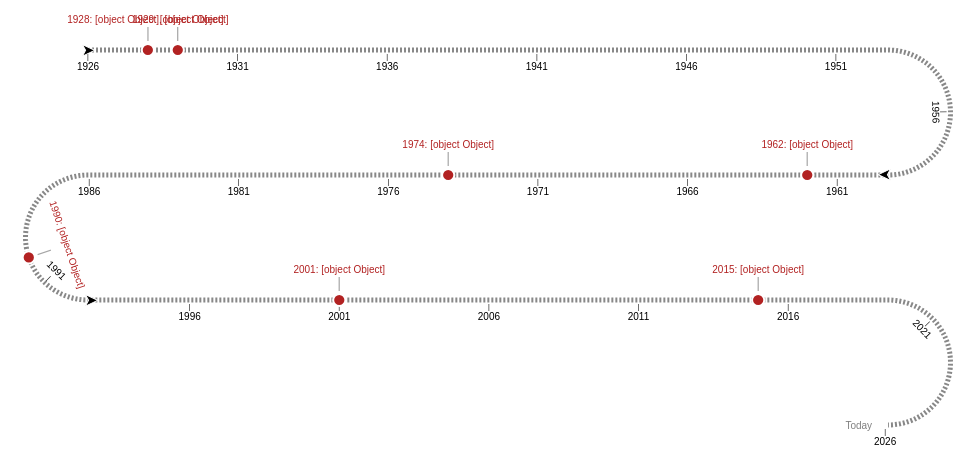

Write the Vega-Lite specification saved for this chart.
### Vega specification from a JSON file in a GitHub repository (floating-point values rounded to 4 significant figures)
{"$schema": "https://vega.github.io/schema/vega/v5.json", "description": "a serpentine timeline. The serpentine shape can be an option for instances where an oblong canvas is not ideal. The shape can be customized using many of the signals below. Input bindings have been included for demonstration purposes", "background": "white", "padding": 15, "width": 800, "signals": [{"name": "width", "init": "width", "bind": {"name": "straight width", "input": "range", "min": 0, "max": 2000, "step": 1}, "on": [{"events": [{"signal": "annotations"}], "update": "width+1"}, {"events": [{"signal": "annotations"}], "update": "width-1"}, {"events": [{"signal": "mO"}], "update": "width+1"}, {"events": [{"signal": "mO"}], "update": "width-1"}, {"events": [{"signal": "tLO"}], "update": "width+1"}, {"events": [{"signal": "tLO"}], "update": "width-1"}, {"events": [{"signal": "sN"}], "update": "width+1"}, {"events": [{"signal": "sN"}], "update": "width-1"}, {"events": [{"signal": "mO"}], "update": "height+1"}, {"events": [{"signal": "mO"}], "update": "height-1"}, {"events": [{"signal": "tLO"}], "update": "height+1"}, {"events": [{"signal": "tLO"}], "update": "height-1"}]}, {"name": "sH", "description": "serpentine: diameter of arcs", "value": 125, "bind": {"name": "arc diameter", "input": "range", "min": 25, "max": 400, "step": 1}}, {"name": "labelsOnHover", "description": "milestone: show labels on hover only", "value": false, "bind": {"name": "hover labels", "input": "checkbox"}}, {"name": "sN", "description": "serpentine: number of arcs", "value": 2.2, "bind": {"name": "# of arcs", "input": "range", "min": 0, "max": 20, "step": 0.01}}, {"name": "tC", "description": "ticks: number of axis ticks to display on the timeline", "value": 21, "bind": {"name": "tick count", "input": "range", "min": 0, "max": 100, "step": 1}}, {"name": "tLO", "description": "ticks: the offset for the tick labels", "value": 8}, {"name": "mO", "description": "milestone: the offset for the milestone markers", "value": 35, "bind": {"name": "milestone offset", "input": "range", "min": 0, "max": 50, "step": 0.5}}, {"name": "sR0P", "description": "serpentine: percentage of width of canvas for the start of the timeline", "value": 0, "bind": {"name": "timeline x0 %", "input": "range", "min": 0, "max": 1, "step": 0.01}}, {"name": "sLP", "description": "serpentine: percentage of total length of canvas for the end of the timeline", "value": 1, "bind": {"name": "timeline len %", "input": "range", "min": 0, "max": 1, "step": 0.01}}, {"name": "annotationStart", "value": "", "bind": {"name": "start annotation", "input": "text"}}, {"name": "annotationEnd", "value": "Today", "bind": {"name": "end annotation", "input": "text"}}, {"name": "includeArrows", "value": true, "bind": {"name": "include arrows", "input": "checkbox"}}, {"name": "sT", "description": "serpentine: thicknes of the line", "value": 5, "bind": {"name": "line thickness", "input": "range", "min": 1, "max": 10, "step": 0.5}}, {"name": "domain", "init": "[year(now())-100, year(now())]", "description": "serpentine: manually set the domain extent for the timeline, otherwise set to null to have the domain calculated for you"}, {"name": "sRange", "description": "serpentine: range for the serpentine scale", "update": "[sR0P*width,sL*sLP]"}, {"name": "annotations", "description": "serpentine: annotations that appear at the start and end of the timeline", "update": "{start: (isValid(annotationStart) ? annotationStart : ''), end: (isValid(annotationEnd) ? annotationEnd : '')}"}, {"name": "sD", "update": "[2, 2]", "description": "serpentine: dash array for the serpentine line"}, {"name": "reverse", "description": "serpentine: boolean to indicate whether the scale for the timeline should be reversed", "value": false}, {"name": "sPct", "description": "serpentine: percentage of width for the straight portions of the timeline", "value": 1, "update": "sPct < 0.25 ? 0 : sPct < 0.75 ? 0.5 : 1"}, {"name": "sW", "description": "serpentine: horizontal length of straight segments", "update": "sPct*width"}, {"name": "sL", "description": "serpentine: total length of line", "update": "(sN+1)*sW+(sN)*sH*PI/2"}, {"name": "sA", "description": "serpentine: length of an arc segment", "update": "(sH*PI/2)"}, {"name": "sWsA", "description": "serpentine: length of a line + arc segment", "update": "(sW + sH*PI/2)"}, {"name": "sDomain", "description": "serpentine: domain for the serpentine scale", "init": "domain ? domain : [+extent(pluck(data('dataset'), 'domain'))[0], +extent(pluck(data('dataset'), 'domain'))[1]]"}, {"name": "hoverFocus", "value": 0, "on": [{"events": {"type": "mouseover"}, "update": "isValid(datum) && isValid(isValid(datum['domain'])) ? datum : null"}, {"events": {"type": "mouseout"}, "update": "null"}]}, {"name": "height", "description": "calculated height", "update": "extent(pluck(data('serpentine'), 'y'))[1]"}], "scales": [{"name": "sS1", "type": "linear", "zero": false, "reverse": {"signal": "reverse"}, "domain": {"signal": "sDomain"}, "range": {"signal": "sRange"}}, {"name": "footerY", "type": "band", "domain": {"data": "footer", "field": "id"}, "range": [{"signal": "height+60"}, {"signal": "height+60+length(data('footer'))*11"}]}], "marks": [{"name": "axis_group", "description": "group containing all the axis marks - annotations, domain, arrow indicators, tick lines, tick labels on straightaways, tick labels on arcs", "type": "group", "marks": [{"name": "annotations", "description": "Text marks that appear at the start and end of the timeline. Configured using the 'annotations' signal", "from": {"data": "domain_extent"}, "on": [{"trigger": "annotations", "modify": "annotations"}], "type": "text", "interactive": false, "encode": {"update": {"x": {"field": "x"}, "y": {"field": "y"}, "text": {"signal": "datum['category'] === 'start' ? annotations['start'] : annotations['end']"}, "fontSize": {"value": 10}, "baseline": {"value": "middle"}, "align": {"field": "align"}, "angle": {"field": "angle"}, "dx": {"field": "dx"}, "dy": {"signal": "1"}, "fill": {"value": "gray"}}}}, {"name": "serpentine_line", "description": "The serpentine-shaped line that acts as the axis domain line", "type": "line", "from": {"data": "serpentine"}, "interactive": false, "encode": {"update": {"x": {"field": "x"}, "y": {"field": "y"}, "strokeDash": {"signal": "sD"}, "stroke": {"value": "#888"}, "strokeWidth": {"signal": "sT"}}}}, {"name": "arrow_marks", "description": "The arrows to indicate direction that appear at the beginning and end of each arc+straightaway combonation", "type": "text", "from": {"data": "segment_ends"}, "interactive": false, "encode": {"update": {"x": {"field": "x"}, "y": {"field": "y"}, "dy": {"value": 1}, "text": {"value": "➤"}, "fontSize": {"signal": "18"}, "fill": {"value": "#000"}, "stroke": {"value": "#fff"}, "strokeWidth": {"value": 1}, "angle": {"signal": "datum['direction'] === '→' ? 0 : 180"}, "align": {"value": "center"}, "baseline": {"value": "middle"}}}}, {"name": "tick_marks", "description": "The line (text mark) designated to each tick", "from": {"data": "ticks"}, "type": "text", "interactive": false, "encode": {"update": {"x": {"field": "x"}, "y": {"field": "y"}, "dy": {"signal": "2.5*( datum['type'] === 'straight' ? 1 : datum['side'] === 'right' ? (round(datum['alpha']*(180/PI)) >= 90 ? -1 : 4) : (round(datum['alpha']*(180/PI)) > 89 ? -1 : 4))"}, "text": {"signal": "'|'"}, "fontSize": {"signal": "7"}, "fill": {"value": "#000"}, "angle": {"field": "labelAngle"}, "align": {"value": "center"}, "baseline": {"signal": "datum['type'] === 'straight' ? 'top' : 'bottom'"}}}}, {"name": "tick_labels_straight", "description": "The straightaway tick labels", "from": {"data": "ticks"}, "type": "text", "interactive": false, "encode": {"update": {"x": {"field": "x"}, "y": {"field": "y"}, "dy": {"field": "dy"}, "text": {"field": "domain"}, "fontSize": {"signal": "10"}, "fill": {"value": "#000"}, "align": {"value": "center"}, "angle": {"field": "labelAngle"}, "baseline": {"signal": "datum['type'] === 'straight' ? 'top' : 'bottom'"}}}}]}, {"name": "milestone_connecting_lines", "description": "The milestone lines that connect the markers to labels", "from": {"data": "milestones"}, "type": "text", "interactive": false, "encode": {"update": {"text": {"signal": "'|'"}, "x": {"field": "x"}, "y": {"field": "y"}, "fontSize": {"value": 15}, "fontWeight": {"value": 100}, "dy": {"signal": "datum['type'] === 'arc' && (round(datum['alpha']*(180/PI)) > 89) ? 0.35 * (mO+3.5) : datum['dy']/2"}, "align": {"value": "center"}, "baseline": {"value": "middle"}, "angle": {"field": "labelAngle"}, "fillOpacity": {"value": 0.35}, "opacity": {"signal": "isValid(hoverFocus) && datum['label'] === hoverFocus['label'] ? 1 : labelsOnHover ? 0 : 1"}}}}, {"name": "milestone_markers", "description": "The milestone timeline markers", "from": {"data": "milestones"}, "type": "symbol", "interactive": true, "encode": {"update": {"x": {"field": "x"}, "y": {"field": "y"}, "size": {"signal": "labelsOnHover && isValid(hoverFocus) && datum['label'] === hoverFocus['label'] ? 200 : 150"}, "fill": {"signal": "labelsOnHover ? isValid(hoverFocus) && datum['label'] === hoverFocus['label'] ? 'firebrick' : '#e4b3b4' : 'firebrick'"}, "stroke": {"signal": "labelsOnHover ? isValid(hoverFocus) && datum['label'] === hoverFocus['label'] ? '#fff' : 'firebrick' : '#fff'"}, "strokeWidth": {"signal": "labelsOnHover ? 1 : 2"}, "cursor": {"signal": "labelsOnHover ? 'pointer' : 'default'"}}}}, {"name": "milestone_label_backgrounds", "description": "The white backgrounds for milestone labels", "from": {"data": "milestones"}, "type": "text", "interactive": false, "encode": {"update": {"x": {"field": "x"}, "y": {"field": "y"}, "dy": {"field": "dy"}, "text": {"signal": "datum['domain'] + ' - ' + datum['label']"}, "fontSize": {"signal": "10"}, "fill": {"value": "#fff"}, "stroke": {"value": "#fff"}, "strokeWidth": {"value": 7}, "angle": {"field": "labelAngle"}, "align": {"value": "center"}, "baseline": {"signal": "datum['type'] === 'straight' ? 'top' : 'bottom'"}, "opacity": {"signal": "isValid(hoverFocus) && datum['label'] === hoverFocus['label'] ? 1 : labelsOnHover ? 0 : 1"}}}}, {"name": "milestone_labels", "description": "The milestone labels", "from": {"data": "milestones"}, "type": "text", "interactive": false, "encode": {"update": {"x": {"field": "x"}, "y": {"field": "y"}, "dy": {"field": "dy"}, "text": {"signal": "datum['domain'] + ': ' + join(datum['labels'], ', ')"}, "fontSize": {"signal": "10"}, "fill": {"value": "firebrick"}, "angle": {"field": "labelAngle"}, "align": {"value": "center"}, "baseline": {"signal": "datum['type'] === 'straight' ? 'top' : 'bottom'"}, "opacity": {"signal": "isValid(hoverFocus) && hoverFocus['domain'] === datum['domain'] ? 1 : labelsOnHover ? 0 : 1"}}}}], "data": [{"name": "dataset", "values": [{"domain": 1928, "label": "Major Event A"}, {"domain": 1928, "label": "Major Event B"}, {"domain": 1929, "label": "Major Event C"}, {"domain": 1962, "label": "Major Event D"}, {"domain": 1974, "label": "Major Event E"}, {"domain": 1990, "label": "Major Event F"}, {"domain": 2001, "label": "Major Event G"}, {"domain": 2015, "label": "Major Event H"}]}, {"name": "serpentineDomain", "values": [{}], "transform": [{"type": "formula", "expr": "sequence(sDomain[0],sDomain[1], 0.1 )", "as": "domain"}, {"type": "flatten", "fields": ["domain"]}]}, {"name": "milestoneDomain", "source": "dataset", "transform": [{"type": "project", "fields": ["domain"]}]}, {"name": "tickDomain", "values": [{}], "transform": [{"type": "formula", "expr": "sequence(1,tC+1, 1)", "as": "id"}, {"type": "flatten", "fields": ["id"]}, {"type": "formula", "expr": "datum['id'] === 1 ? sDomain[0] : datum['id'] === tC ? sDomain[1] : null", "as": "domain"}, {"type": "formula", "expr": "round(isValid(datum['domain']) ? datum['domain'] : (sDomain[0] + (sDomain[1]-sDomain[0])*((datum['id']-1)/(tC-1))))", "as": "domain"}, {"type": "project", "fields": ["domain"]}]}, {"name": "componentEncodings", "values": [{"category": "start"}, {"category": "serpentine"}, {"category": "milestone"}, {"category": "tick"}, {"category": "end"}], "transform": [{"type": "formula", "expr": "now()", "as": "timestamp"}, {"type": "formula", "expr": "datum['category'] === 'start' ? [sDomain[reverse ? 1 : 0]] : datum['category'] === 'serpentine' ? pluck(data('serpentineDomain'), 'domain') : datum['category'] === 'milestone' ? pluck(data('dataset'), 'domain') : datum['category']==='tick' ? pluck(data('tickDomain'), 'domain') : datum['category'] === 'end' ? [sDomain[reverse ? 0 : 1]] : null", "as": "domain"}, {"type": "flatten", "fields": ["domain"]}, {"type": "formula", "expr": "+datum['domain']", "as": "domain"}, {"type": "window", "ops": ["row_number"], "sort": {"field": "domain"}, "groupby": ["category"], "as": ["id"]}, {"type": "formula", "expr": "scale('sS1', datum['domain'])", "as": "sK"}, {"type": "formula", "expr": "floor(datum['sK'] / (sW + sH*PI/2))", "as": "i"}, {"type": "formula", "expr": "datum['sK'] % (sW + sH*PI/2)", "as": "r"}, {"type": "formula", "expr": "(datum['r'] - sW)/(sH/2)", "as": "alpha"}, {"type": "formula", "expr": "(((datum['i']+1)*sWsA)-sA) >= datum['sK'] ? 'straight' : 'arc'", "as": "type"}, {"type": "formula", "expr": "(datum['i']%2 == 0) ? min(datum['r'],sW) : max(sW-datum['r'], 0)", "as": "xStraight"}, {"type": "formula", "expr": "datum['type'] === 'straight' ? datum['xStraight'] : datum['xStraight'] + (datum['i']%2 == 0 ? sin(datum['alpha'])*sH/2 : -sin(datum['alpha'])*sH/2)", "as": "x"}, {"type": "formula", "expr": "datum['type'] === 'straight' ? datum['i']*sH : (datum['i']*sH) + (1 - cos(datum['alpha']))*sH/2", "as": "y"}, {"type": "formula", "expr": "datum['type'] === 'straight' ? null : datum['i']%2===0?'right':'left'", "as": "side"}, {"type": "formula", "expr": "datum['type'] === 'straight' ? null : datum['alpha']<PI/2?'top':'bottom'", "as": "hemisphere"}, {"type": "formula", "expr": "datum['type'] === 'straight' ? 0 : (datum['side'] === 'left' ? -1 : 1) *datum['alpha']*(180/PI)+(datum['alpha'] < PI/2 ? 0 : 180)", "as": "labelAngle"}, {"type": "formula", "expr": "datum['i']%2===0 ?'→':'←'", "as": "direction"}, {"type": "formula", "expr": "datum['type'] === 'straight' ? datum['direction'] : datum['side'] === 'left' ? datum['hemisphere'] === 'top'? '←' : '→' :  datum['hemisphere'] === 'top'? '→' : '←'", "as": "direction"}]}, {"name": "serpentine", "source": "componentEncodings", "transform": [{"type": "filter", "expr": "datum['category'] === 'serpentine'"}]}, {"name": "ticks", "source": "componentEncodings", "transform": [{"type": "filter", "expr": "datum['category'] === 'tick'"}, {"type": "formula", "expr": "!isValid(datum['side']) ? (tLO+3.5) : datum['side'] === 'right' ? (round(datum['alpha']*(180/PI)) >= 90 ? -1 : 1.75) * (tLO+3.5) : (round(datum['alpha']*(180/PI)) > 89 ? -1 : 1.75) * (tLO+3.5)", "as": "dy"}]}, {"name": "domain_extent", "source": "componentEncodings", "transform": [{"type": "filter", "expr": "datum['category'] === 'start' || datum['category'] === 'end'"}, {"type": "formula", "expr": "datum['category'] === 'start' ? 'right' : datum['direction'] === '←' && datum['type'] === 'straight' ? 'right' : datum['side'] === 'left' ? 'right' : 'left'", "as": "align"}, {"type": "formula", "expr": "datum['category'] === 'start' ? -tLO-5 :  datum['direction'] === '←'  && datum['type'] === 'straight' ? -tLO-5 : datum['side'] === 'left' ? -tLO-5 : tLO+5", "as": "dx"}]}, {"name": "segment_ends", "source": "componentEncodings", "transform": [{"type": "filter", "expr": "includeArrows && datum['category'] === 'serpentine'"}, {"type": "joinaggregate", "fields": ["id", "id"], "ops": ["min", "max"], "groupby": ["i"], "as": ["minId", "maxId"]}, {"type": "filter", "expr": "datum['id'] === (reverse ? datum['maxId'] : datum['minId'])"}]}, {"name": "footer", "values": [{"id": 1, "text": ["Data Source:", "https://ourworldindata.org/mass-extinctions"], "href": "https://ourworldindata.org/mass-extinctions"}, {"id": 2, "text": ["Icons:", "https://fontawesome.com/"], "href": "https://fontawesome.com/"}, {"id": 3, "text": ["Data Viz By:", "Madison Giammaria"], "href": "https://www.linkedin.com/in/madison-giammaria-58463b33"}]}, {"name": "milestones", "source": "componentEncodings", "transform": [{"type": "filter", "expr": "datum['category'] === 'milestone'"}, {"type": "lookup", "key": "domain", "from": "dataset", "fields": ["domain"], "values": ["label", "color"]}, {"type": "aggregate", "groupby": ["domain", "x", "y", "dy", "labelAngle", "type"], "fields": ["label"], "ops": ["values"], "as": ["labels"]}, {"type": "formula", "expr": "!isValid(datum['side']) ? -(mO) : datum['side'] === 'right' ? (round(datum['alpha']*(180/PI)) >= 90 ? 1 : -0.5) * (mO+3.5) : (round(datum['alpha']*(180/PI)) > 89 ? 1 : -0.5) * (mO+3.5)", "as": "dy"}, {"type": "formula", "expr": "(isValid(hoverFocus) && hoverFocus['domain']===datum['domain']) ? 1 : 0.4", "as": "fillOpacity"}]}]}
